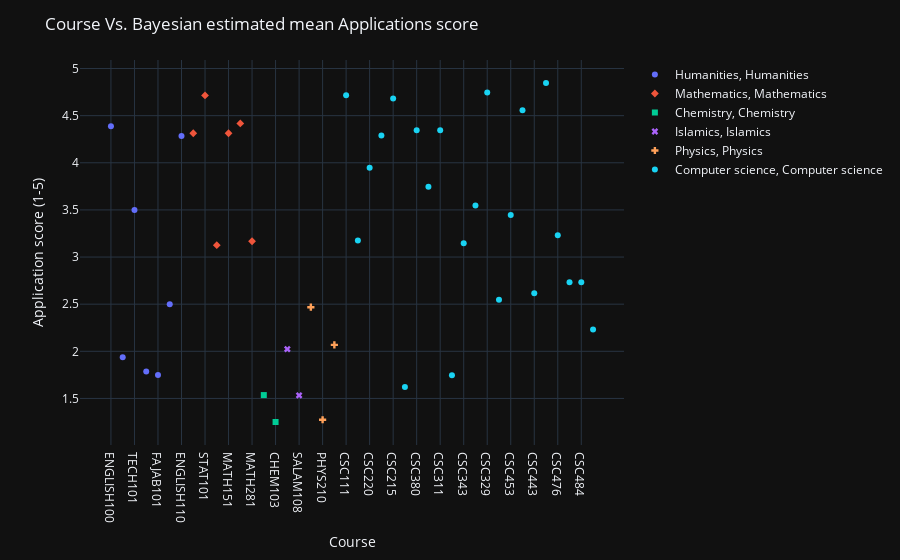

The code cell stored with this chart in its notebook:
### Code cell
course_to_application_mean = df.loc[[(subject, "Application") for subject in courses]].T.mean().droplevel(1)

temp = course_to_application_mean.reset_index()
temp["index"] = categories
category_to_application_mean = temp.groupby("index").mean()[0]

bayesian_estimate_course_to_application_mean = df.loc[[(subject, "Application") for subject in courses]].T.apply(
                                                lambda scores: scores_to_bayesian_mean(scores, category_to_application_mean)
                                                ).droplevel(1)

fig = px.scatter(bayesian_estimate_course_to_application_mean, color=categories, symbol=categories)
fig.update_layout(
    title="Course Vs. Bayesian estimated mean Applications score",
    xaxis_title="Course",
    yaxis_title="Application score (1-5)",
    legend_title="",
)

### Figure 1 — Plotly figure (JSON) as saved in the notebook; plotly's stock layout.template omitted (floating-point values rounded to 4 significant figures)
{"data": [{"hovertemplate": "color=Humanities<br>symbol=Humanities<br>index=%{x}<br>value=%{y}<extra></extra>", "legendgroup": "Humanities, Humanities", "marker": {"color": "#636efa", "symbol": "circle"}, "mode": "markers", "name": "Humanities, Humanities", "orientation": "v", "showlegend": true, "type": "scatter", "x": ["ENGLISH100", "ARB100", "TECH101", "ENTREPRENEUR101", "FAJAB101", "NAHAJ101", "ENGLISH110"], "xaxis": "x", "y": [4.388, 1.937, 3.499, 1.785, 1.749, 2.499, 4.285], "yaxis": "y"}, {"hovertemplate": "color=Mathematics<br>symbol=Mathematics<br>index=%{x}<br>value=%{y}<extra></extra>", "legendgroup": "Mathematics, Mathematics", "marker": {"color": "#EF553B", "symbol": "diamond"}, "mode": "markers", "name": "Mathematics, Mathematics", "orientation": "v", "showlegend": true, "type": "scatter", "x": ["MATH101", "STAT101", "MATH106", "MATH151", "MATH244", "MATH281"], "xaxis": "x", "y": [4.313, 4.715, 3.126, 4.313, 4.418, 3.168], "yaxis": "y"}, {"hovertemplate": "color=Chemistry<br>symbol=Chemistry<br>index=%{x}<br>value=%{y}<extra></extra>", "legendgroup": "Chemistry, Chemistry", "marker": {"color": "#00cc96", "symbol": "square"}, "mode": "markers", "name": "Chemistry, Chemistry", "orientation": "v", "showlegend": true, "type": "scatter", "x": ["CHEM101", "CHEM103"], "xaxis": "x", "y": [1.536, 1.25], "yaxis": "y"}, {"hovertemplate": "color=Islamics<br>symbol=Islamics<br>index=%{x}<br>value=%{y}<extra></extra>", "legendgroup": "Islamics, Islamics", "marker": {"color": "#ab63fa", "symbol": "x"}, "mode": "markers", "name": "Islamics, Islamics", "orientation": "v", "showlegend": true, "type": "scatter", "x": ["SALAM107", "SALAM108"], "xaxis": "x", "y": [2.023, 1.533], "yaxis": "y"}, {"hovertemplate": "color=Physics<br>symbol=Physics<br>index=%{x}<br>value=%{y}<extra></extra>", "legendgroup": "Physics, Physics", "marker": {"color": "#FFA15A", "symbol": "cross"}, "mode": "markers", "name": "Physics, Physics", "orientation": "v", "showlegend": true, "type": "scatter", "x": ["PHYS104", "PHYS210", "PHYS103"], "xaxis": "x", "y": [2.468, 1.274, 2.068], "yaxis": "y"}, {"hovertemplate": "color=Computer science<br>symbol=Computer science<br>index=%{x}<br>value=%{y}<extra></extra>", "legendgroup": "Computer science, Computer science", "marker": {"color": "#19d3f3", "symbol": "circle"}, "mode": "markers", "name": "Computer science, Computer science", "orientation": "v", "showlegend": true, "type": "scatter", "x": ["CSC111", "CSC113", "CSC220", "CSC212", "CSC215", "CSC304", "CSC380", "CSC227", "CSC311", "CSC339", "CSC343", "CSC361", "CSC329", "CSC340", "CSC453", "CSC496", "CSC443", "CSC462", "CSC476", "CSC478", "CSC484", "CSC489"], "xaxis": "x", "y": [4.717, 3.176, 3.946, 4.289, 4.683, 1.622, 4.346, 3.746, 4.346, 1.746, 3.146, 3.546, 4.746, 2.546, 3.446, 4.558, 2.616, 4.846, 3.232, 2.732, 2.732, 2.232], "yaxis": "y"}], "layout": {"legend": {"title": {"text": ""}, "tracegroupgap": 0}, "margin": {"t": 60}, "title": {"text": "Course Vs. Bayesian estimated mean Applications score"}, "xaxis": {"anchor": "y", "domain": [0, 1], "title": {"text": "Course"}}, "yaxis": {"anchor": "x", "domain": [0, 1], "title": {"text": "Application score (1-5)"}}}}
